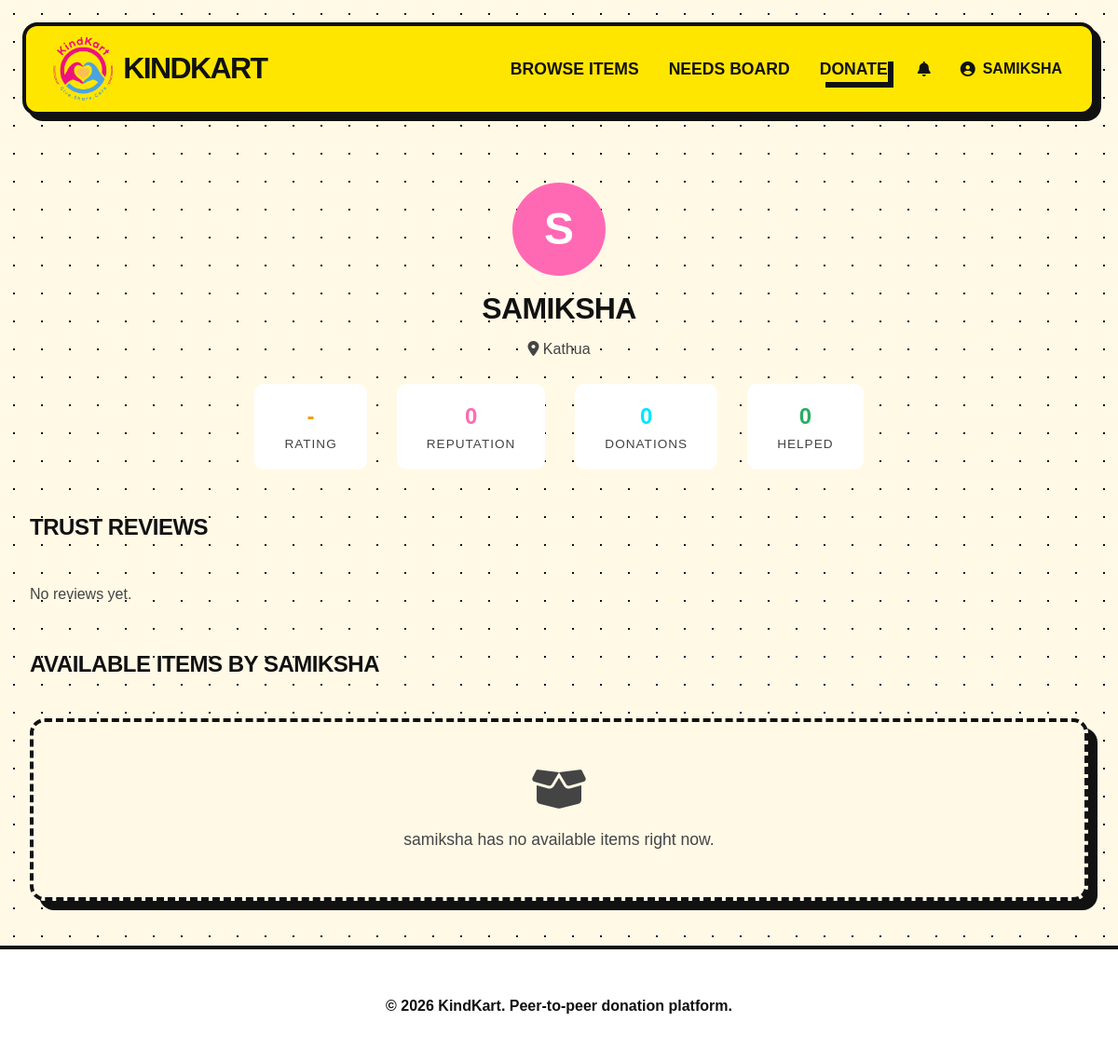
Screenshot of /user/samiksha (signed in) with the database file from the repository.
### models/models.py (models this page shows)
class User(db.Model, UserMixin):
    id = db.Column(db.Integer, primary_key=True)
    username = db.Column(db.String(64), index=True, unique=True, nullable=False)
    email = db.Column(db.String(120), index=True, unique=True, nullable=False)
    password_hash = db.Column(db.String(128))
    location = db.Column(db.String(120))
    items_donated_count = db.Column(db.Integer, default=0)
    people_helped_count = db.Column(db.Integer, default=0)
    reputation_score = db.Column(db.Integer, default=0)
    created_at = db.Column(db.DateTime, default=datetime.utcnow)
    donations = db.relationship('Item', backref='donor', lazy='dynamic')
    requests_sent = db.relationship('Request', foreign_keys='Request.requester_id', backref='requester', lazy='dynamic')
    messages_sent = db.relationship('Message', backref='sender', lazy='dynamic')
    notifications = db.relationship('Notification', backref='user', lazy='dynamic')
    wishlist = db.relationship('Wishlist', backref='user', lazy='dynamic')

### routes/main.py (the view)
@main_bp.route('/user/<username>')
def user_profile(username):
    from models.models import User, Review
    user = User.query.filter_by(username=username).first_or_404()
    items = Item.query.filter_by(donor_id=user.id, status='available').order_by(Item.created_at.desc()).all()
    reviews = user.reviews_received.order_by(Review.created_at.desc()).all()
    avg_rating = sum(r.rating for r in reviews) / len(reviews) if reviews else 0
    return render_template('dashboard/public_profile.html', user=user, items=items, reviews=reviews, avg_rating=round(avg_rating, 1))

### routes/auth.py (called while the page is built)
@login_manager.user_loader
def load_user(user_id):
    return User.query.get(int(user_id))

### templates/dashboard/public_profile.html (shortened to what this page needs)
{% extends "base.html" %}
{% block content %}
<div class="profile-header" style="text-align: center; margin-bottom: 2rem;">
    <div style="width: 100px; height: 100px; border-radius: 50%; background-color: var(--primary-color); color: white; display: flex; align-items: center; justify-content: center; font-size: 3rem; font-weight: bold; margin: 0 auto 1rem auto; box-shadow: var(--shadow-md);">
        {{ user.username[0] | upper }}
    </div>
    <h1>{{ user.username }}</h1>
    <p style="color: var(--text-muted);"><i class="fa-solid fa-location-dot"></i> {{ user.location }}</p>
    <div style="display: flex; justify-content: center; gap: 2rem; margin-top: 1.5rem;">
        <div class="stat-box" style="text-align: center; padding: 1rem 2rem; background: white; border-radius: 10px; box-shadow: var(--shadow-sm);">
            <div style="font-size: 1.5rem; font-weight: bold; color: #f39c12;">
                {% if avg_rating > 0 %}
                    {{ avg_rating }} <i class="fa-solid fa-star" style="font-size: 1rem;"></i>
                {% else %}
                    -
                {% endif %}
            </div>
            <div style="font-size: 0.85rem; color: var(--text-muted); text-transform: uppercase; letter-spacing: 1px;">Rating</div>
        </div>
        <div class="stat-box" style="text-align: center; padding: 1rem 2rem; background: white; border-radius: 10px; box-shadow: var(--shadow-sm);">
            <div style="font-size: 1.5rem; font-weight: bold; color: var(--primary-color);">{{ user.reputation_score }}</div>
            <div style="font-size: 0.85rem; color: var(--text-muted); text-transform: uppercase; letter-spacing: 1px;">Reputation</div>
        </div>
        <div class="stat-box" style="text-align: center; padding: 1rem 2rem; background: white; border-radius: 10px; box-shadow: var(--shadow-sm);">
            <div style="font-size: 1.5rem; font-weight: bold; color: var(--secondary-color);">{{ user.items_donated_count }}</div>
            <div style="font-size: 0.85rem; color: var(--text-muted); text-transform: uppercase; letter-spacing: 1px;">Donations</div>
        </div>
        <div class="stat-box" style="text-align: center; padding: 1rem 2rem; background: white; border-radius: 10px; box-shadow: var(--shadow-sm);">
            <div style="font-size: 1.5rem; font-weight: bold; color: #27ae60;">{{ user.people_helped_count }}</div>
            <div style="font-size: 0.85rem; color: var(--text-muted); text-transform: uppercase; letter-spacing: 1px;">Helped</div>
        </div>
    </div>
</div>
<div class="user-reviews" style="margin-top: 3rem;">
    <h2>Trust Reviews</h2>
    {% if reviews %}
        <div style="display: grid; grid-template-columns: repeat(auto-fill, minmax(300px, 1fr)); gap: 1.5rem;">
            {% for review in reviews %}
            <div class="card" style="background-color: var(--bg-color); border: none;">
                <div class="card-body" style="padding: 1.5rem;">
                    <div style="display: flex; justify-content: space-between; margin-bottom: 1rem;">
                        <strong>{{ review.reviewer.username }}</strong>
                        <span style="color: #f39c12;">
                            {% for i in range(review.rating) %}<i class="fa-solid fa-star"></i>{% endfor %}{% for i in range(5 - review.rating) %}<i class="fa-regular fa-star"></i>{% endfor %}
                        </span>
                    </div>
                    {% if review.comment %}
                    <p style="color: var(--text-color); font-style: italic;">"{{ review.comment }}"</p>
                    {% endif %}
                    <small style="color: var(--text-muted);">{{ review.created_at.strftime('%b %d, %Y') }}</small>
                </div>
            </div>
            {% endfor %}
        </div>
    {% else %}
        <p style="color: var(--text-muted);">No reviews yet.</p>
    {% endif %}
</div>
<div class="user-items" style="margin-top: 3rem;">
    <h2>Available Items by {{ user.username }}</h2>
    {% if items %}
    <div style="display: grid; grid-template-columns: repeat(auto-fill, minmax(280px, 1fr)); gap: 2rem;">
        {% for item in items %}
        <div class="card">
            <div style="position: relative;">
                <img src="{{ url_for('static', filename='images/uploads/' + (item.image_url if item.image_url else 'placeholder.jpg')) }}" class="card-img-top" alt="{{ item.title }}" onerror="this.src='https://placehold.co/600x400/eeeeee/2ecc71?text=No+Image'">
                <span class="badge badge-secondary" style="position: absolute; top: 10px; right: 10px; z-index: 10; box-shadow: var(--shadow-sm); background: white;">{{ item.category }}</span>
            </div>
            <div class="card-body">
                <h3 class="card-title">{{ item.title }}</h3>
                <p style="color: var(--text-muted); font-size: 0.85rem; margin-bottom: 0.5rem;"><i class="fa-solid fa-location-dot"></i> {{ item.pickup_location }}</p>
                <div style="display: flex; justify-content: space-between; align-items: center; margin-top: 1rem; padding-top: 1rem; border-top: 1px solid var(--border-color);">
                    <a href="{{ url_for('items.detail', item_id=item.id) }}" class="btn btn-outline" style="padding: 0.4rem 0.8rem; font-size: 0.85rem; width: 100%;">View Details</a>
                </div>
            </div>
        </div>
        {% endfor %}
    </div>
    {% else %}
    <div class="card" style="text-align: center; padding: 3rem; background: var(--bg-color); border-style: dashed;">
        <i class="fa-solid fa-box-open" style="font-size: 3rem; color: var(--text-muted); margin-bottom: 1rem;"></i>
        <p style="color: var(--text-muted); font-size: 1.1rem; margin-bottom: 0;">{{ user.username }} has no available items right now.</p>
    </div>
    {% endif %}
</div>
{% endblock %}

### templates/base.html (shortened to what this page needs)
<!DOCTYPE html>
<html lang="en">
<head>
    <link rel="stylesheet" href="https://cdnjs.cloudflare.com/ajax/libs/font-awesome/6.4.0/css/all.min.css">
    <link rel="stylesheet" href="{{ url_for('static', filename='css/base.css') }}">
    <link rel="stylesheet" href="{{ url_for('static', filename='css/components.css') }}">
</head>
<body>
    <nav class="navbar sticky">
        <div class="nav-container">
            <a href="{{ url_for('main.index') }}" class="brand-logo" style="display: flex; align-items: center; gap: 0.75rem;">
                <img src="{{ url_for('static', filename='images/logo.png') }}" alt="KindKart Logo" style="height: 60px; width: auto; object-fit: contain; transform: scale(1.25); transform-origin: center;"> KindKart
            </a>
            <div class="nav-links">
                <a href="{{ url_for('items.browse') }}" class="nav-link">Browse Items</a>
                <a href="{{ url_for('main.needs_board') }}" class="nav-link">Needs Board</a>
                {% if current_user.is_authenticated %}
                    <a href="{{ url_for('items.donate') }}" class="nav-link btn-donate">Donate</a>
                    <div class="dropdown">
                        <button class="nav-link dropbtn" style="position: relative;">
                            <i class="fa-solid fa-bell"></i>
                        </button>
                    </div>
                    <div class="dropdown">
                        <button class="nav-link dropbtn">
                            <i class="fa-solid fa-user-circle"></i> {{ current_user.username }}
                        </button>
                    </div>
                {% else %}
                    <a href="{{ url_for('auth.login') }}" class="nav-link">Login</a>
                    <a href="{{ url_for('auth.register') }}" class="nav-link btn-primary">Sign Up</a>
                {% endif %}
            </div>
        </div>
    </nav>
    <main class="main-content">
        {% block content %}{% endblock %}
    </main>
    <footer class="footer">
        <div class="footer-content">
            <p>&copy; 2026 KindKart. Peer-to-peer donation platform.</p>
        </div>
    </footer>
</body>
</html>

### static/css/base.css (style rules this page uses)
:root { --primary-color: #FF69B4; --primary-hover: #FF1493; --secondary-color: #00E5FF; --secondary-hover: #00B8D4; --accent-color: #FFE600; --accent-hover: #FFD600; --success-color: #00E676; --bg-color: #FFF9E6; --surface-color: #FFFFFF; --text-color: #111111; --text-muted: #444444; --danger-color: #FF3D00; --warning-color: #FFC400; --border-dark: 4px solid #111111; --border-light: 2px solid #111111; --shadow-hard-sm: 4px 4px 0px #111111; --shadow-hard-md: 6px 6px 0px #111111; --shadow-hard-lg: 10px 10px 0px #111111; --shadow-hard-hover: 2px 2px 0px #111111; --radius-sm: 0.5rem; --radius-md: 1rem; --radius-lg: 1.5rem; --radius-xl: 2rem; --radius-full: 9999px; --transition: all 0.2s cubic-bezier(0.25, 0.46, 0.45, 0.94); }
* { box-sizing: border-box; margin: 0; padding: 0; }
body { font-family: 'Outfit', sans-serif; color: var(--text-color); background-color: var(--bg-color); line-height: 1.6; display: flex; flex-direction: column; min-height: 100vh; -webkit-font-smoothing: antialiased; -moz-osx-font-smoothing: grayscale; background-image: radial-gradient(#111111 1px, transparent 1px); background-size: 30px 30px; background-position: 0 0, 15px 15px; background-attachment: fixed; }
h1, h2, h3, h4, h5, h6 { font-weight: 900; line-height: 1.2; color: var(--text-color); letter-spacing: -0.02em; margin-bottom: 0.75rem; text-transform: uppercase; }
a { color: var(--primary-color); text-decoration: none; transition: var(--transition); }
.main-content { flex: 1; padding: 3rem 2rem; max-width: 1280px; margin: 0 auto; width: 100%; }
.navbar { background-color: var(--accent-color); border: var(--border-dark); box-shadow: var(--shadow-hard-md); padding: 1rem 2rem; z-index: 1000; transition: var(--transition); margin: 1.5rem; border-radius: var(--radius-md); }
.navbar.sticky { position: sticky; top: 1.5rem; }
.nav-container { max-width: 1280px; margin: 0 auto; display: flex; justify-content: space-between; align-items: center; }
.brand-logo { font-size: 2rem; font-weight: 900; color: var(--text-color); display: flex; align-items: center; gap: 0.5rem; letter-spacing: -0.05em; text-transform: uppercase; }
.nav-links { display: flex; align-items: center; gap: 2rem; }
.nav-link { color: var(--text-color); font-weight: 800; font-size: 1.1rem; text-transform: uppercase; position: relative; text-decoration: none; }
.nav-link:not(.btn-donate):not(.btn-primary):not(.dropbtn)::after { content: ''; position: absolute; width: 0; height: 4px; bottom: -6px; left: 0; background-color: var(--text-color); transition: width 0.2s ease; }
.footer { background-color: var(--surface-color); border-top: var(--border-dark); padding: 3rem 2rem; text-align: center; color: var(--text-color); font-weight: 700; margin-top: auto; }

### static/css/components.css (style rules this page uses)
.btn-donate { background-color: var(--accent-color); color: #111111 !important; box-shadow: var(--shadow-hard-md); }
.card { background-color: var(--surface-color); border-radius: var(--radius-md); box-shadow: var(--shadow-hard-lg); overflow: hidden; transition: var(--transition); border: var(--border-dark); display: flex; flex-direction: column; position: relative; z-index: 1; }
.dropdown { position: relative; display: inline-block; }
.dropbtn { background: none; border: none; cursor: pointer; font-family: inherit; font-size: inherit; display: flex; align-items: center; gap: 0.5rem; font-weight: 800; text-transform: uppercase; }

### rows the page displays
User: username "SAMIKSHA", username "S", location "Kathua", reputation_score "0", items_donated_count "0", people_helped_count "0", username "samiksha"
